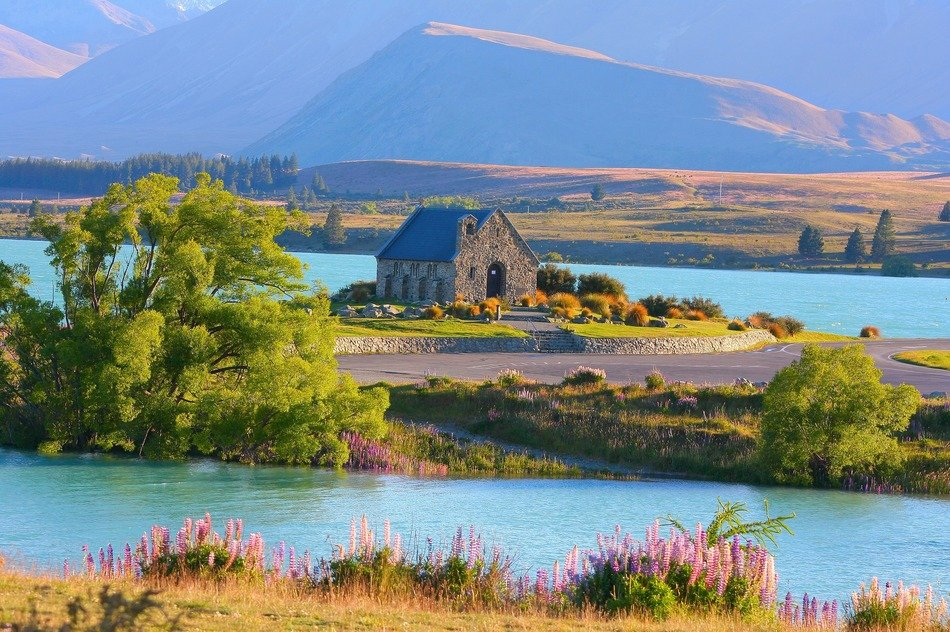
#> input picture my_exercise_files/Week11/NZ_pic.jpg, 950 x 632 px
$ jupyter execute --allow-errors Week11_tutorial_2.ipynb   (shell and % lines are left out)
#> lines starting #> are read from the running program, lines starting #| are printed output that depends on the picture
[cell 1]
import cv2
import numpy as np
import matplotlib.pyplot as plt
from PIL import Image
from IPython.display import Image

cb_img = cv2.imread("checkerboard_18_18.png",0)
print(cb_img)
#| None

#> (a cell that did not finish here is left out)

[cell 3]
img_NZ_bgr = cv2.imread("NZ_pic.jpg", cv2.IMREAD_COLOR)
#> img_NZ_bgr is the input picture: shape (632, 950, 3); mean B, G, R 137.8, 137.9, 123.8
img_NZ_rgb = img_NZ_bgr[:,:,::-1]
plt.imshow(img_NZ_rgb)
#> (this line was passed over: IPython is not available in this run)

[cell 4]
cropped_region = img_NZ_rgb[175:350,350:600]
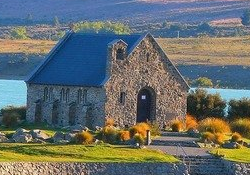
#> cropped_region: shape (175, 250, 3); mean R, G, B 102.6, 109.9, 108
plt.imshow(cropped_region)
#> (this line was passed over: IPython is not available in this run)

[cell 5]
resized_cropped_region_2x = cv2.resize(cropped_region,None,fx=2,fy=2)
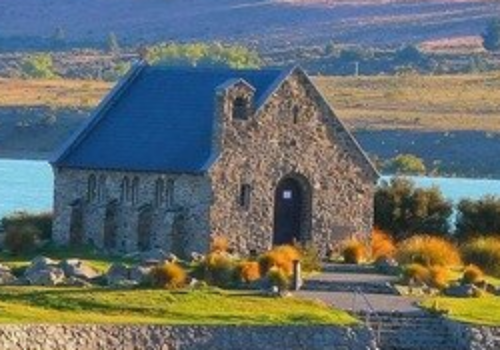
#> resized_cropped_region_2x: shape (350, 500, 3); mean R, G, B 102.6, 109.9, 108
plt.imshow(resized_cropped_region_2x)
#> (this line was passed over: IPython is not available in this run)

[cell 6]
desired_width = 200
desired_height = 200
dim = (desired_width,desired_height)

# Resize background image to same size as logo image
resized_cropped_region = cv2.resize(cropped_region, dsize=dim, interpolation=cv2.INTER_AREA)
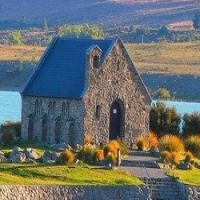
#> resized_cropped_region: shape (200, 200, 3); mean R, G, B 102.5, 109.8, 107.9
plt.imshow(resized_cropped_region)
#> (this line was passed over: IPython is not available in this run)

[cell 7]
# Method 2: Using 'dsize'
desired_width = 150
aspect_ratio = desired_width/cropped_region.shape[1]
#> aspect_ratio = 0.6
desired_height = int(cropped_region.shape[0]*aspect_ratio)
#> desired_height = 105
dim = (desired_width,desired_height)
#> dim = (150, 105)

resized_cropped_region = cv2.resize(cropped_region, dsize=dim, interpolation=cv2.INTER_AREA)
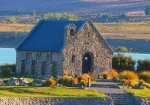
#> resized_cropped_region: shape (105, 150, 3); mean R, G, B 102.6, 109.9, 108
plt.imshow(resized_cropped_region)
#> (this line was passed over: IPython is not available in this run)

[cell 8]
# Flipping images
img_NZ_flip_horz = cv2.flip(img_NZ_rgb,1)
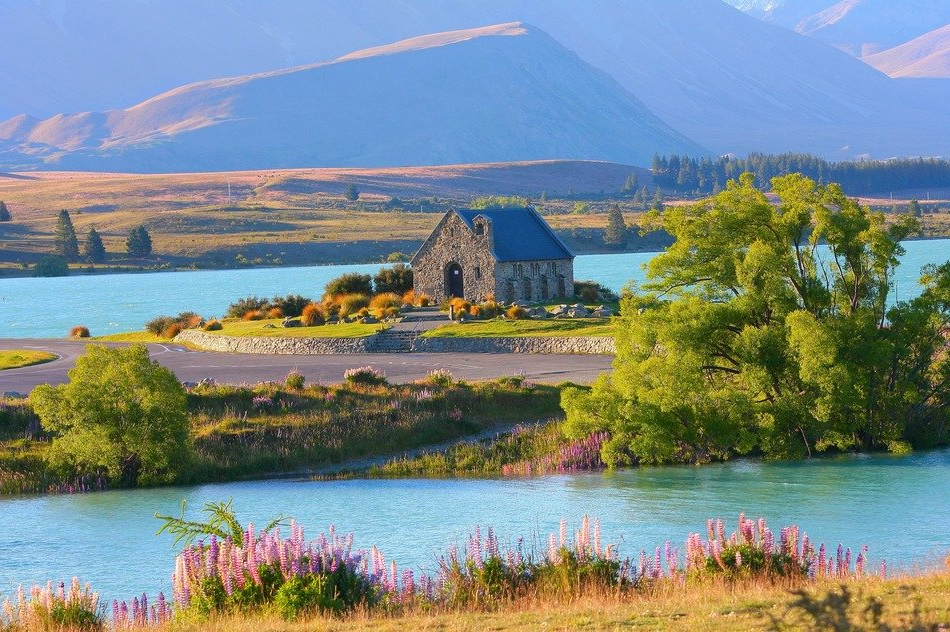
#> img_NZ_flip_horz: shape (632, 950, 3); mean R, G, B 123.8, 137.9, 137.8
img_NZ_flip_vert = cv2.flip(img_NZ_rgb,0)
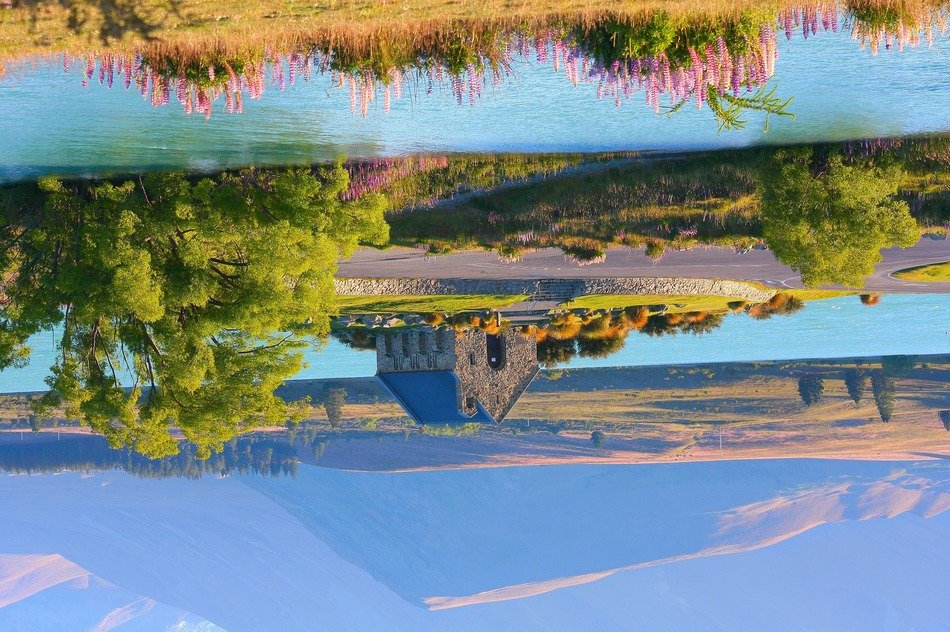
#> img_NZ_flip_vert: shape (632, 950, 3); mean R, G, B 123.8, 137.9, 137.8
img_NZ_flip_both = cv2.flip(img_NZ_rgb,-1)
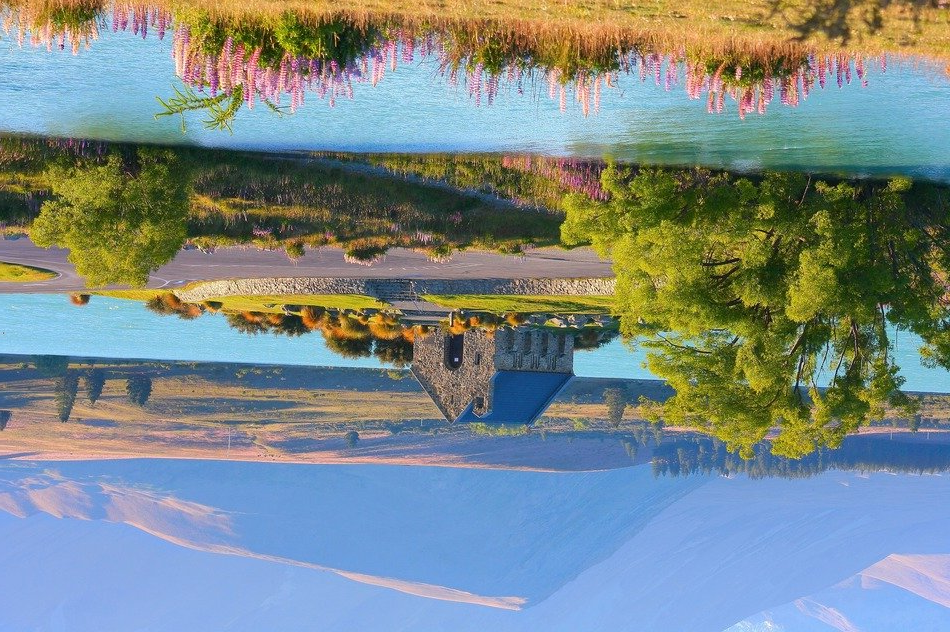
#> img_NZ_flip_both: shape (632, 950, 3); mean R, G, B 123.8, 137.9, 137.8

plt.figure(figsize=[18,5])
#> (this line was passed over: IPython is not available in this run)
plt.subplot(141);plt.imshow(img_NZ_flip_horz);plt.title("Horizontal flip")
#> (this line was passed over: IPython is not available in this run)
plt.subplot(142);plt.imshow(img_NZ_flip_vert);plt.title("Vertictal flip")
plt.subplot(143);plt.imshow(img_NZ_flip_both);plt.title("Both flip")
plt.subplot(144);plt.imshow(img_NZ_rgb);plt.title("Original")

$ run again, with my_exercise_files/Week11/appollo_11.jpg copied over my_exercise_files/Week11/NZ_pic.jpg
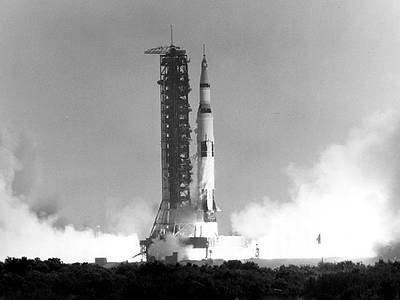
#> input picture my_exercise_files/Week11/appollo_11.jpg, 400 x 300 px
#| None
#> img_NZ_bgr is the input picture: shape (300, 400, 3); min 0, max 255, mean 156.6
#> `img_NZ_flip_vert = cv2.flip(img_NZ_rgb,0)`:
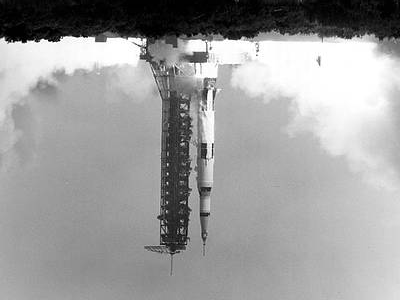
#> img_NZ_flip_vert: shape (300, 400, 3); min 0, max 255, mean 156.6
#> `img_NZ_flip_both = cv2.flip(img_NZ_rgb,-1)`:
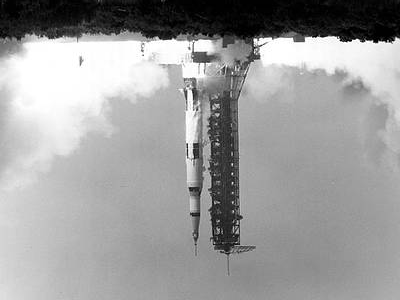
#> img_NZ_flip_both: shape (300, 400, 3); min 0, max 255, mean 156.6
